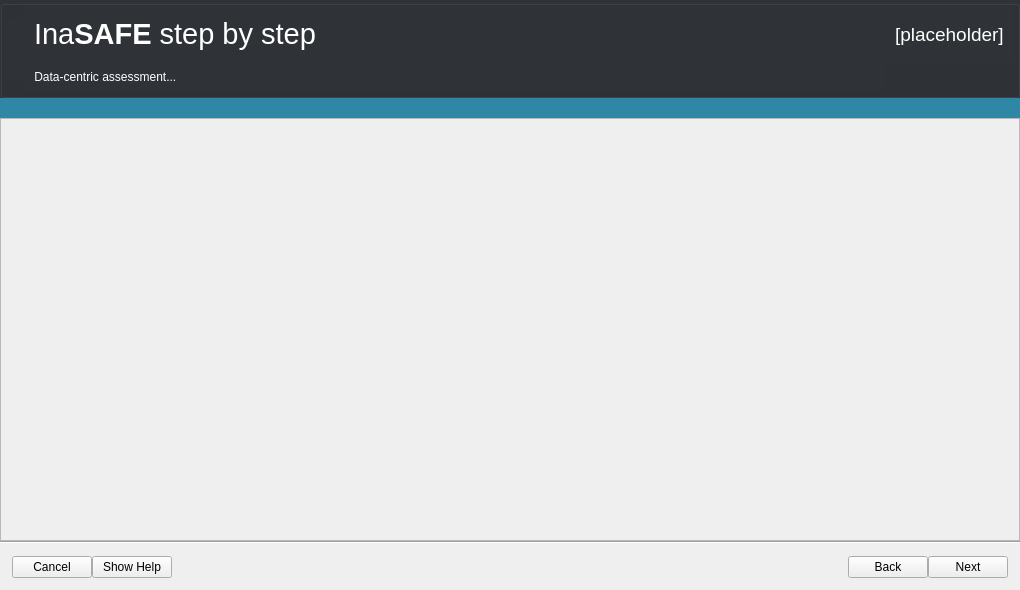
<?xml version="1.0" encoding="UTF-8"?>
<ui version="4.0">
 <class>WizardDialogBase</class>
 <widget class="QDialog" name="WizardDialogBase">
  <property name="geometry">
   <rect>
    <x>0</x>
    <y>0</y>
    <width>1020</width>
    <height>590</height>
   </rect>
  </property>
  <property name="sizePolicy">
   <sizepolicy hsizetype="Minimum" vsizetype="Minimum">
    <horstretch>0</horstretch>
    <verstretch>0</verstretch>
   </sizepolicy>
  </property>
  <property name="minimumSize">
   <size>
    <width>780</width>
    <height>550</height>
   </size>
  </property>
  <property name="windowTitle">
   <string>InaSAFE Keywords Creation Wizard...</string>
  </property>
  <property name="windowIcon">
   <iconset>
    <normaloff>:/plugins/inasafe/icon.png</normaloff>:/plugins/inasafe/icon.png</iconset>
  </property>
  <property name="styleSheet">
   <string notr="true"/>
  </property>
  <layout class="QGridLayout" name="gridLayout_13">
   <property name="leftMargin">
    <number>0</number>
   </property>
   <property name="topMargin">
    <number>0</number>
   </property>
   <property name="rightMargin">
    <number>0</number>
   </property>
   <property name="bottomMargin">
    <number>0</number>
   </property>
   <property name="verticalSpacing">
    <number>0</number>
   </property>
   <item row="0" column="0">
    <widget class="QGroupBox" name="title_group">
     <property name="autoFillBackground">
      <bool>false</bool>
     </property>
     <property name="styleSheet">
      <string notr="true">background: #2f3338; padding: 5px;</string>
     </property>
     <property name="title">
      <string/>
     </property>
     <property name="flat">
      <bool>true</bool>
     </property>
     <layout class="QGridLayout" name="gridLayout_27">
      <property name="leftMargin">
       <number>0</number>
      </property>
      <property name="topMargin">
       <number>0</number>
      </property>
      <property name="rightMargin">
       <number>0</number>
      </property>
      <property name="bottomMargin">
       <number>0</number>
      </property>
      <property name="verticalSpacing">
       <number>0</number>
      </property>
      <item row="0" column="0">
       <layout class="QGridLayout" name="gridLayout_12">
        <item row="0" column="2">
         <widget class="QLabel" name="lblStep">
          <property name="styleSheet">
           <string notr="true">font: 14pt; color: #FFF;</string>
          </property>
          <property name="text">
           <string>[placeholder]</string>
          </property>
          <property name="alignment">
           <set>Qt::AlignLeading|Qt::AlignLeft|Qt::AlignVCenter</set>
          </property>
         </widget>
        </item>
        <item row="0" column="1">
         <widget class="QLabel" name="lblMainTitle">
          <property name="sizePolicy">
           <sizepolicy hsizetype="Expanding" vsizetype="Preferred">
            <horstretch>0</horstretch>
            <verstretch>0</verstretch>
           </sizepolicy>
          </property>
          <property name="font">
           <font>
            <pointsize>18</pointsize>
            <weight>50</weight>
            <italic>false</italic>
            <bold>false</bold>
           </font>
          </property>
          <property name="styleSheet">
           <string notr="true">font: 18pt; color: #fff;</string>
          </property>
          <property name="text">
           <string>&lt;html&gt;&lt;head/&gt;&lt;body&gt;&lt;p&gt;&lt;span style=&quot; font-size:22pt;&quot;&gt;Ina&lt;/span&gt;&lt;span style=&quot; font-size:22pt; font-weight:600;&quot;&gt;SAFE&lt;/span&gt;&lt;span style=&quot; font-size:22pt;&quot;&gt; step by step&lt;/span&gt;&lt;/p&gt;&lt;/body&gt;&lt;/html&gt;</string>
          </property>
          <property name="alignment">
           <set>Qt::AlignBottom|Qt::AlignLeading|Qt::AlignLeft</set>
          </property>
         </widget>
        </item>
        <item row="1" column="1">
         <widget class="QLabel" name="lblSubtitle">
          <property name="styleSheet">
           <string notr="true">color: #FFF;</string>
          </property>
          <property name="text">
           <string> Data-centric assessment...</string>
          </property>
          <property name="alignment">
           <set>Qt::AlignBottom|Qt::AlignLeading|Qt::AlignLeft</set>
          </property>
          <property name="indent">
           <number>-1</number>
          </property>
         </widget>
        </item>
        <item row="0" column="0" rowspan="2">
         <widget class="QLabel" name="lblMainIcon">
          <property name="maximumSize">
           <size>
            <width>40</width>
            <height>60</height>
           </size>
          </property>
          <property name="text">
           <string/>
          </property>
          <property name="pixmap">
           <pixmap>../../../resources/img/icons/icon-white.png</pixmap>
          </property>
          <property name="scaledContents">
           <bool>true</bool>
          </property>
         </widget>
        </item>
       </layout>
      </item>
     </layout>
    </widget>
   </item>
   <item row="2" column="0">
    <widget class="QFrame" name="frame">
     <property name="minimumSize">
      <size>
       <width>0</width>
       <height>20</height>
      </size>
     </property>
     <property name="styleSheet">
      <string notr="true">background: #2f87a6; border: none;</string>
     </property>
     <property name="frameShape">
      <enum>QFrame::NoFrame</enum>
     </property>
     <property name="frameShadow">
      <enum>QFrame::Raised</enum>
     </property>
    </widget>
   </item>
   <item row="3" column="0">
    <widget class="QScrollArea" name="scrollArea_2">
     <property name="sizePolicy">
      <sizepolicy hsizetype="MinimumExpanding" vsizetype="MinimumExpanding">
       <horstretch>0</horstretch>
       <verstretch>0</verstretch>
      </sizepolicy>
     </property>
     <property name="widgetResizable">
      <bool>true</bool>
     </property>
     <widget class="QWidget" name="scrollAreaWidgetContents">
      <property name="geometry">
       <rect>
        <x>0</x>
        <y>0</y>
        <width>1018</width>
        <height>400</height>
       </rect>
      </property>
      <property name="sizePolicy">
       <sizepolicy hsizetype="Preferred" vsizetype="MinimumExpanding">
        <horstretch>0</horstretch>
        <verstretch>0</verstretch>
       </sizepolicy>
      </property>
      <property name="maximumSize">
       <size>
        <width>16777215</width>
        <height>400</height>
       </size>
      </property>
      <layout class="QGridLayout" name="gridLayout_26">
       <property name="leftMargin">
        <number>0</number>
       </property>
       <property name="topMargin">
        <number>0</number>
       </property>
       <property name="rightMargin">
        <number>0</number>
       </property>
       <property name="bottomMargin">
        <number>0</number>
       </property>
       <item row="0" column="0">
        <widget class="QStackedWidget" name="stackedWidget">
         <property name="sizePolicy">
          <sizepolicy hsizetype="Minimum" vsizetype="Minimum">
           <horstretch>0</horstretch>
           <verstretch>0</verstretch>
          </sizepolicy>
         </property>
         <property name="font">
          <font>
           <family>Ubuntu</family>
           <pointsize>11</pointsize>
           <weight>50</weight>
           <italic>false</italic>
           <bold>false</bold>
          </font>
         </property>
         <property name="styleSheet">
          <string notr="true">font: 11pt &quot;Ubuntu&quot;;</string>
         </property>
         <property name="currentIndex">
          <number>-1</number>
         </property>
        </widget>
       </item>
      </layout>
     </widget>
    </widget>
   </item>
   <item row="4" column="0">
    <widget class="Line" name="line">
     <property name="orientation">
      <enum>Qt::Horizontal</enum>
     </property>
    </widget>
   </item>
   <item row="5" column="0">
    <layout class="QHBoxLayout" name="horizontalLayout_2">
     <property name="leftMargin">
      <number>12</number>
     </property>
     <property name="topMargin">
      <number>12</number>
     </property>
     <property name="rightMargin">
      <number>12</number>
     </property>
     <property name="bottomMargin">
      <number>12</number>
     </property>
     <item>
      <widget class="QPushButton" name="pbnCancel">
       <property name="text">
        <string>Cancel</string>
       </property>
       <property name="autoDefault">
        <bool>false</bool>
       </property>
      </widget>
     </item>
     <item>
      <widget class="QPushButton" name="pbnHelp">
       <property name="text">
        <string>Show Help</string>
       </property>
       <property name="autoDefault">
        <bool>false</bool>
       </property>
      </widget>
     </item>
     <item>
      <spacer name="horizontalSpacer">
       <property name="orientation">
        <enum>Qt::Horizontal</enum>
       </property>
       <property name="sizeHint" stdset="0">
        <size>
         <width>40</width>
         <height>20</height>
        </size>
       </property>
      </spacer>
     </item>
     <item>
      <widget class="QPushButton" name="pbnBack">
       <property name="text">
        <string>Back</string>
       </property>
       <property name="autoDefault">
        <bool>false</bool>
       </property>
      </widget>
     </item>
     <item>
      <widget class="QPushButton" name="pbnNext">
       <property name="text">
        <string>Next</string>
       </property>
       <property name="autoDefault">
        <bool>false</bool>
       </property>
       <property name="default">
        <bool>false</bool>
       </property>
      </widget>
     </item>
    </layout>
   </item>
  </layout>
 </widget>
 <tabstops>
  <tabstop>pbnCancel</tabstop>
  <tabstop>pbnBack</tabstop>
  <tabstop>pbnNext</tabstop>
 </tabstops>
 <resources/>
 <connections/>
</ui>
